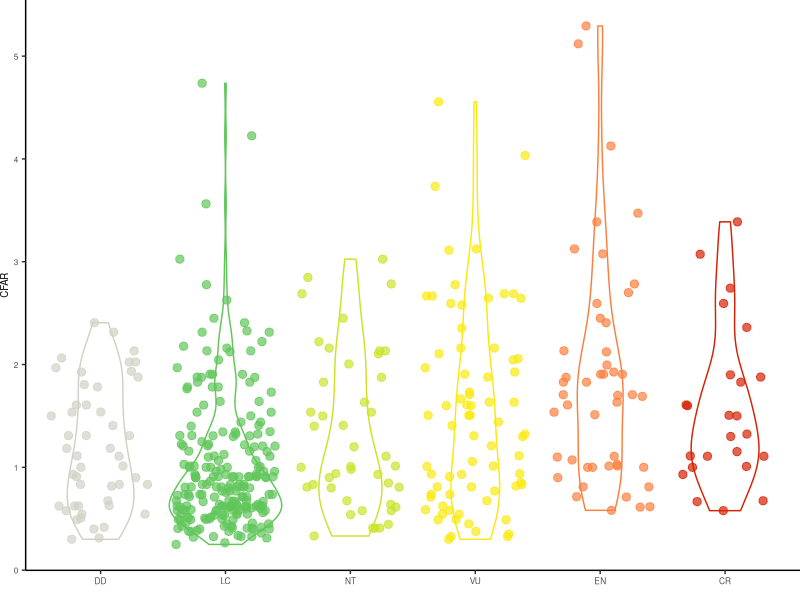
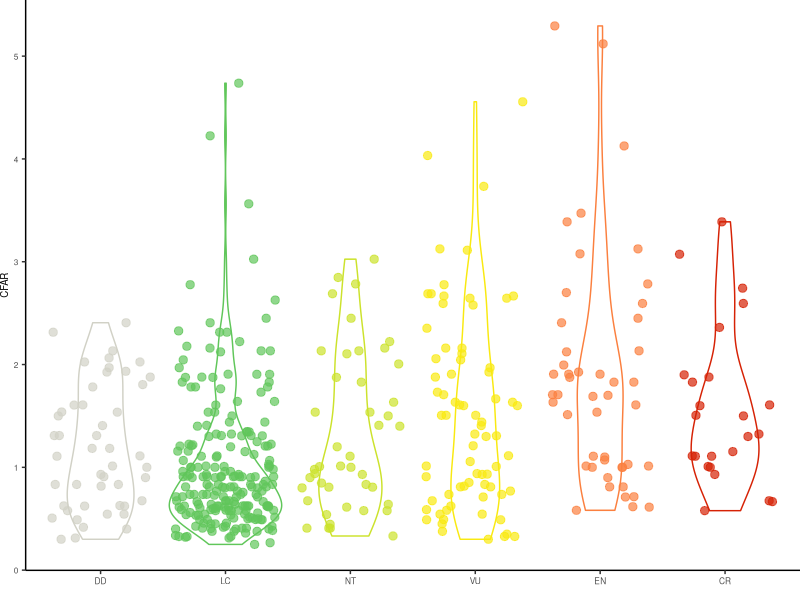

These figures' R source, in order:
## ---- chunk 1
# Load tidyverse for dplyr and ggplot2
library(tidyverse)

# Load packages  for plotting
library(cowplot)
library(png)
## ---- chunk 2
# Use read.csv to load shark files
sharkData <- read.csv("Data/SharkData/TraitData.csv")
## ---- chunk 3
## IUCN Category ##
sharkData$IUCNcategory <- factor(sharkData$IUCNcategory,
                                 levels = c("DD", "LC", "NT", "VU", "EN", "CR"))

IUCNplot <- ggplot(data = sharkData, aes(x = IUCNcategory, y = CFAR, 
                                              # fill = IUCNcategory, 
                                              color = IUCNcategory)) + 
  geom_violin(alpha = 0.1) +
  geom_jitter(alpha = 0.7, size = 2.5) +
  # scale_fill_manual(values = c("DD" = "#d1d1c6",
  #                              "LC" = "#60c65a",
  #                              "NT" = "#cce22c",
  #                              "VU" = "#f9e911",
  #                              "EN" = "#fb803f",
  #                              "CR" = "#d62205")) +
  scale_color_manual(values = c("DD" = "#d1d1c6",
                               "LC" = "#60c65a",
                               "NT" = "#cce22c",
                               "VU" = "#f9e911",
                               "EN" = "#fb803f",
                               "CR" = "#d62205")) +
  labs(x = "", y = "CFAR") +
  theme_classic() +
  theme(legend.position = "none",
        axis.text = element_text(size = 6),
        axis.title = element_text(size = 7),
        plot.margin = unit(c(0, 0, 0, 0), "cm"))

IUCNplot

# Save plot as a png
ggsave("Supplementary_Material/Results/FigSX.tiff",
       plot = IUCNplot, units = "px",
       device = "tiff",
       width = 1200, height = 1300, dpi = 300)
